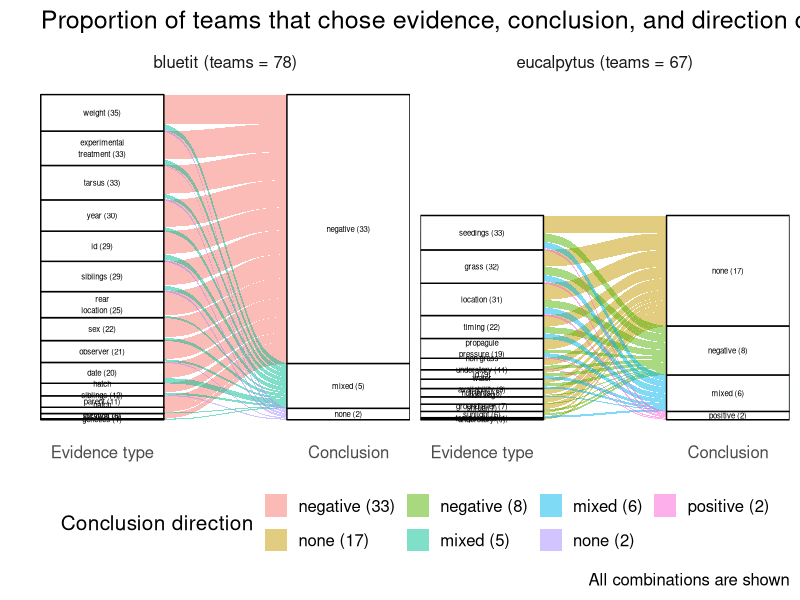
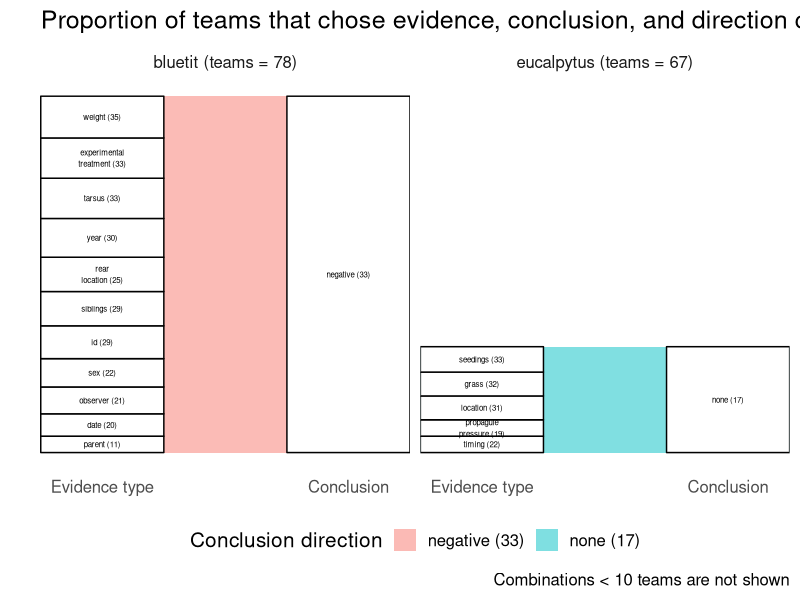

R code for these plots, in order:
library(tidyverse)
library(ggalluvial)

# left side: evidence categories (column_category)
# right side: conclusion directions (conclusion_direction)
# flow: number of teams (n_teams)

raw_df <- read_csv("data/source__model__column.csv") 

df <- raw_df %>%
  filter(conclusion_certainty == "conclusive") %>%
  group_by(source_label, column_category, conclusion_certainty, conclusion_direction) %>%
  summarise(n_teams = n_distinct(team_id)) %>%
  ungroup()

raw_df |>
  filter(conclusion_certainty == "conclusive") %>%
  group_by(source_label) |>
  summarise(total_teams = n_distinct(team_id)) 
  
plt_fn <- function(df, filtered_n = NULL) {
  if (!is.null(filtered_n)) {
    df <- df %>%
      filter(n_teams > filtered_n)
    caption <- paste0("Combinations < ", filtered_n, " teams are not shown")
  } else {
    caption <- "All combinations are shown"
  }
  
  # Calculate actual unique teams per category (accounting for teams choosing multiple categories)
  col_cat_counts <- raw_df %>%
    filter(conclusion_certainty == "conclusive") %>%
    group_by(source_label, column_category) %>%
    summarise(unique_teams = n_distinct(team_id), .groups = "drop")
  
  concl_dir_counts <- raw_df %>%
    filter(conclusion_certainty == "conclusive") %>%
    group_by(source_label, conclusion_direction) %>%
    summarise(unique_teams = n_distinct(team_id), .groups = "drop")

  plot_df <- df %>%
    # Join the unique team counts
    left_join(col_cat_counts, by = c("source_label", "column_category")) %>%
    rename(col_cat_unique = unique_teams) %>%
    left_join(concl_dir_counts, by = c("source_label", "conclusion_direction")) %>%
    rename(concl_dir_unique = unique_teams) %>%
    mutate(
      # Create labeled factors with unique team counts
      column_category_labeled = paste0(
        str_replace_all(column_category, "_", " ") %>% str_wrap(width = 10),
        " (", col_cat_unique, ")"
      ) %>%
        fct_reorder(n_teams, sum, .desc = TRUE),
      
      conclusion_direction_labeled = paste0(
        conclusion_direction, " (", concl_dir_unique, ")"
      ) %>%
        fct_reorder(n_teams, sum, .desc = TRUE),
      
      conclusion_certainty = 
        str_replace_all(conclusion_certainty, "_", " ") %>% 
        str_wrap(width = 10)
    )

  plot_df %>%
  ggplot(
    aes(
      axis1 = column_category_labeled,
      axis2 = conclusion_direction_labeled,
      y = n_teams
    )
  ) +
    geom_alluvium(aes(fill = conclusion_direction_labeled), 
      width = 0.5) +
    geom_stratum(width = 0.5) +
    geom_text(
      size = 2,
      stat = "stratum", 
      aes(label = after_stat(stratum))) +
    scale_x_discrete(
      limits = c("column_category", "conclusion_certainty"),
      labels = c("Evidence type", "Conclusion"),
      expand = c(0.1, 0.1)
    ) +
    labs(
      title = "Proportion of teams that chose evidence, conclusion, and direction combinations",
      fill = "Conclusion direction",
      y = "",
      caption = caption) +
    theme_minimal(
      base_size = 15
    ) +
    facet_grid(. ~ source_label) +
    theme(
      panel.grid = element_blank(),
      axis.text.y = element_blank(),
      legend.position = "bottom")
}
ggsave(plot = plt_fn(df), filename = 'figures/conclusions-alluvial.png', width = 12, height = 8)
ggsave(plot = plt_fn(df, filtered_n = 10), filename = 'figures/conclusions-alluvial-filtered-10.png', width = 12, height = 8)

## debugging exploration

raw_df |> 
  select(source_id, column_category, team_id) |>
  nest(column_categories = column_category) |>
  mutate(
    grass_in = map_lgl(column_categories, ~ "grass" %in% .x$column_category),
  ) |>
  filter(!grass_in, source_id != "tit")
